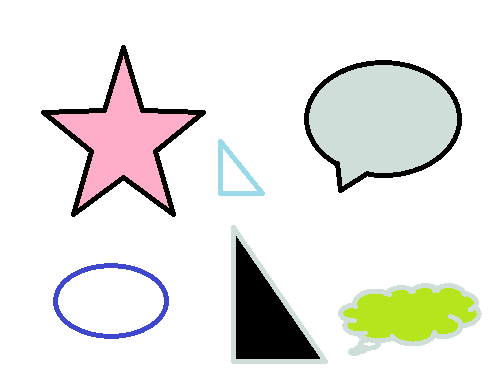
#> input picture robot-and-vision/resource/chapter5/contur.png, 496 x 382 px
$ python demo10.py
#> lines starting #> are read from the running program, lines starting #| are printed output that depends on the picture; after the words box and inside, x2 and y2 are one past the last pixel; in counts of white or black regions, pixels touching at a corner belong together
import cv2 as cv
import numpy as np

img = cv.imread("../../resource/chapter5/contur.png")
#> img is the input picture: shape (382, 496, 3); mean B, G, R 228.8, 232.4, 232.6
gray = cv.cvtColor(img, cv.COLOR_BGR2GRAY)
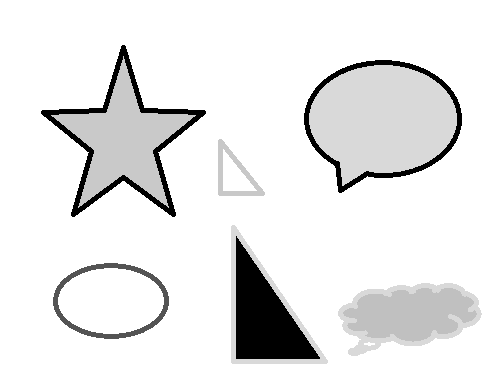
#> gray: shape (382, 496); min 0, max 255, mean 232
ret, binary = cv.threshold(gray, 127, 255, cv.THRESH_BINARY)
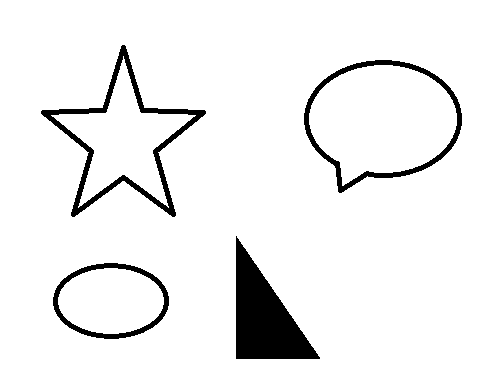
#> binary: shape (382, 496); 93.7% white; 4 black regions

contur, hierarchy = cv.findContours(binary, cv.RETR_TREE, cv.CHAIN_APPROX_SIMPLE)
#> contur = 8 contours; box (x1, y1, x2, y2) and area: (0, 0, 496, 382) 188595, (303, 59, 463, 194) 15243, (309, 65, 457, 186) 12616, (40, 44, 207, 218) 10989, (51, 56, 196, 208) 7307, (52, 262, 170, 340) 7046, (235, 235, 321, 360) 5392, (58, 268, 164, 334) 5346
cv.drawContours(img, contur, -1, (0, 0, 255), 3)
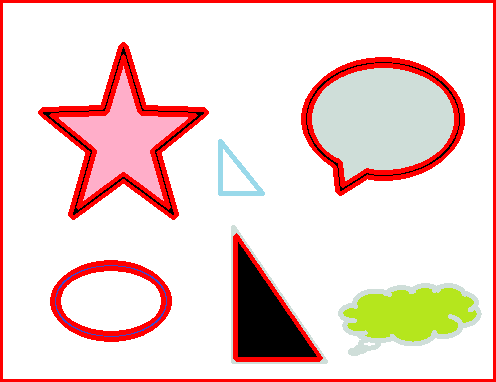
#> img: shape (382, 496, 3); 9.99% of pixels changed, all inside (x1, y1, x2, y2) = (0, 0, 496, 382)
cv.imshow("img", img)
cv.waitKey()

$ run again, with robot-and-vision/resource/chapter5/2.png copied over robot-and-vision/resource/chapter5/contur.png
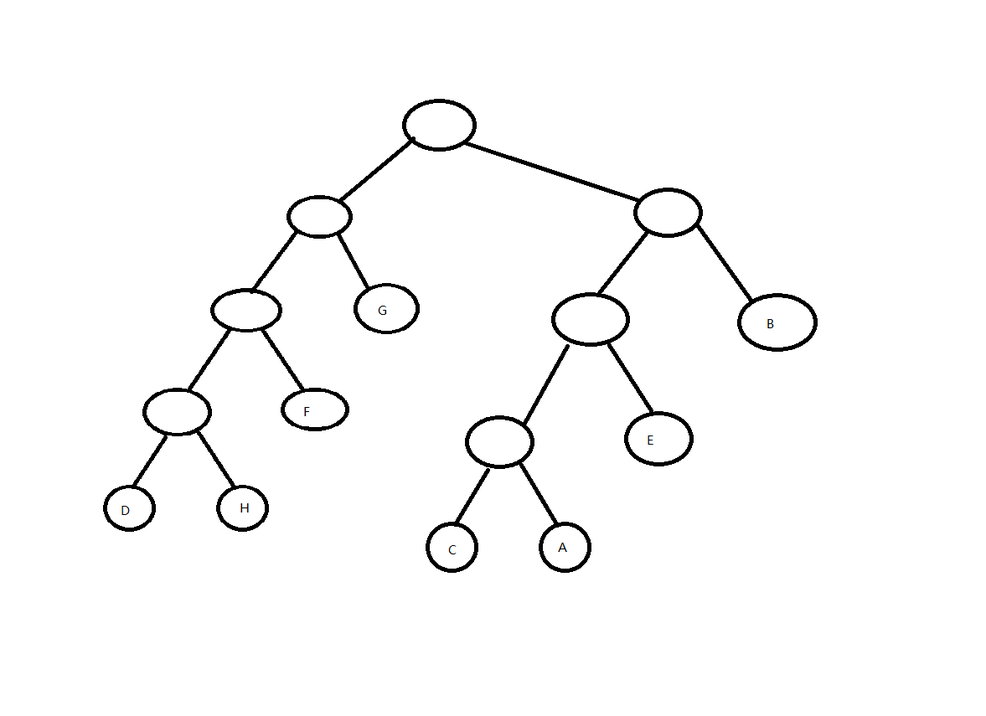
#> input picture robot-and-vision/resource/chapter5/2.png, 986 x 716 px, shrunk from 1177 x 855 before the run
#> img is the input picture: shape (716, 986, 3); mean B, G, R 249.5, 249.5, 249.5
#> binary: shape (716, 986); 97.8% white; 11 black regions (2 under 20 px)
#> contur = 37 contours, 12 with area under 20; largest, box (x1, y1, x2, y2) and area: (0, 0, 986, 716) 704275, (102, 98, 819, 533) 37690, (464, 343, 592, 574) 5990, (741, 297, 813, 348) 2756, (425, 467, 491, 574) 2496
#> `cv.drawContours(img, contur, -1, (0, 0, 255), 3)`:
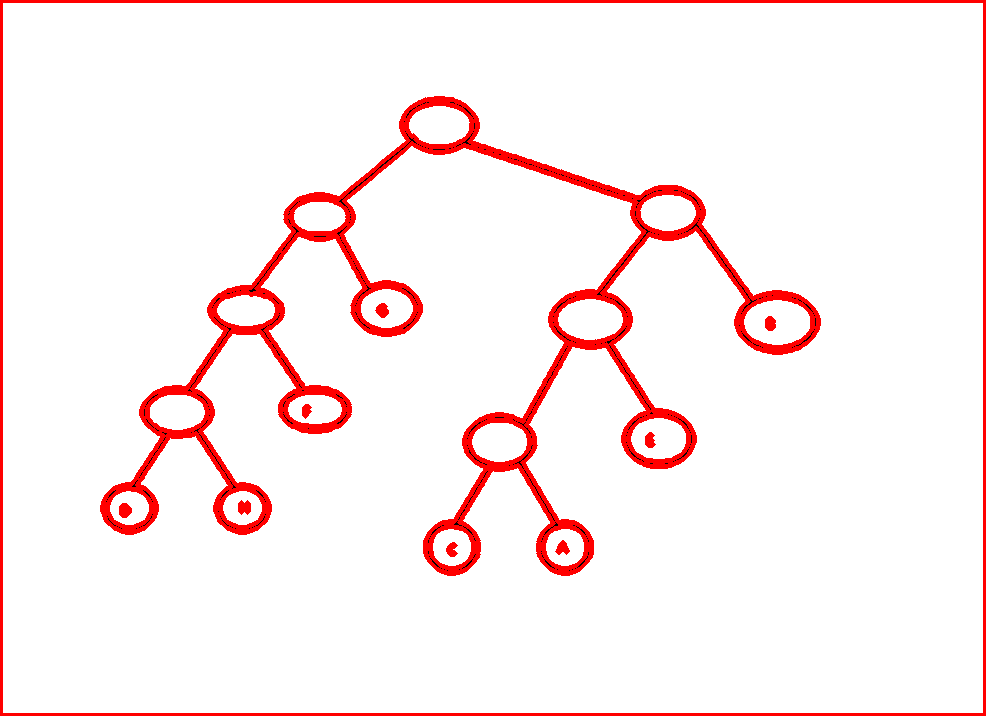
#> img: shape (716, 986, 3); 6.13% of pixels changed, all inside (x1, y1, x2, y2) = (0, 0, 986, 716)
